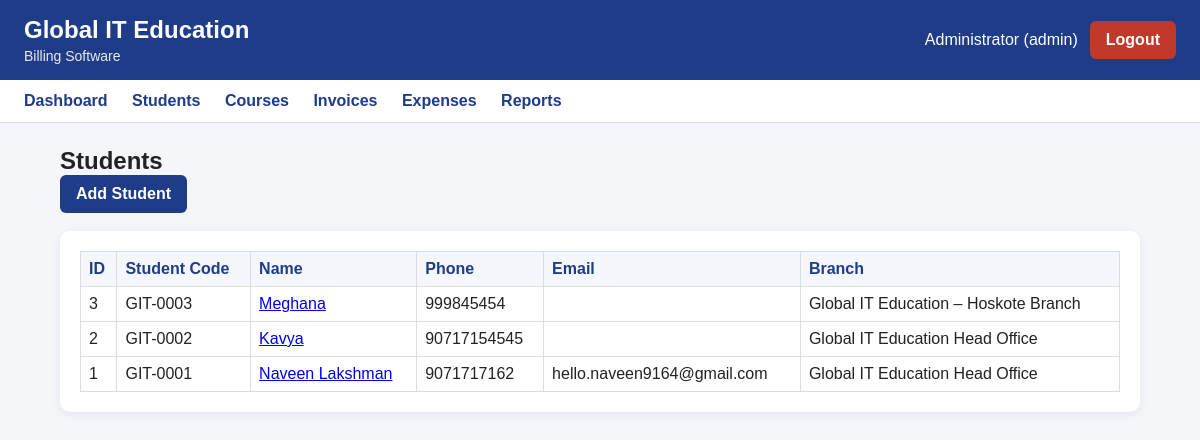
The app's page /students (signed in) with its own data.
### tables this page shows
CREATE TABLE students (
            id INTEGER PRIMARY KEY AUTOINCREMENT,
            student_code TEXT NOT NULL UNIQUE,
            full_name TEXT NOT NULL,
            phone TEXT NOT NULL,
            email TEXT,
            address TEXT,
            joined_date TEXT NOT NULL,
            status TEXT NOT NULL DEFAULT 'active'
                CHECK(status IN ('active', 'completed', 'dropped')),
            created_at TEXT NOT NULL,
            updated_at TEXT
        , branch_id INTEGER);

CREATE TABLE branches (
            id INTEGER PRIMARY KEY AUTOINCREMENT,
            branch_name TEXT NOT NULL UNIQUE,
            branch_code TEXT NOT NULL UNIQUE,
            address TEXT,
            is_active INTEGER NOT NULL DEFAULT 1,
            created_at TEXT NOT NULL
        );

### app.py (the view)
@app.route("/students")
@login_required
def students():
    conn = get_conn()
    cur = conn.cursor()
    cur.execute("""
        SELECT
            students.*,
            branches.branch_name
        FROM students
        LEFT JOIN branches
            ON students.branch_id = branches.id
        ORDER BY students.id DESC
    """)
    students = cur.fetchall()
    conn.close()
    return render_template("students.html", students=students)

### app.py (called while the page is built)
def login_required(route_function):
    from functools import wraps
    @wraps(route_function)
    def wrapper(*args, **kwargs):
        if "user_id" not in session:
            flash("Please login first.", "warning")
            return redirect(url_for("login"))
        return route_function(*args, **kwargs)
    return wrapper

### db.py (called while the page is built)
def get_conn():
    conn = sqlite3.connect(DB_PATH)
    conn.row_factory = sqlite3.Row
    conn.execute("PRAGMA foreign_keys = ON;")
    return conn

### templates/students.html
{% extends "base.html" %}
{% block content %}
<h2>Students</h2>
<a class="btn btn-primary" href="{{ url_for('student_new') }}">
  Add Student
</a>
<br><br>
<div class="card">
  <table border="1" width="100%" cellpadding="10" class="billing-table">
    <tr>
      <th>ID</th>
      <th>Student Code</th>
      <th>Name</th>
      <th>Phone</th>
      <th>Email</th>
      <th>Branch</th>
    </tr>
    {% for s in students %}
    <tr>
      <td>{{ s.id }}</td>
      <td>{{ s.student_code }}</td>
      <td>
        <a href="{{ url_for('student_profile', student_id=s.id) }}">
          {{ s.full_name }}
        </a>
      </td>
      <td>{{ s.phone }}</td>
      <td>{{ s.email }}</td>
      <td>{{ s.branch_name or "-" }}</td>
    </tr>
    {% endfor %}
  </table>
</div>
{% endblock %}

### static/style.css (style rules this page uses)
* { box-sizing: border-box; margin: 0; padding: 0; font-family: Arial, sans-serif; }
body { background: #f4f6f9; color: #222; }
.card { background: white; border-radius: 10px; padding: 20px; margin-bottom: 20px; box-shadow: 0 2px 10px rgba(0,0,0,0.08); }
.btn { display: inline-block; text-decoration: none; border: none; padding: 10px 16px; border-radius: 6px; cursor: pointer; font-weight: bold; }
.btn-primary { background: #1f3c88; color: white; }
.billing-table { width: 100%; border-collapse: collapse; }
.billing-table th, .billing-table td { border: 1px solid #ddd; padding: 8px; vertical-align: top; }
.billing-table th { background: #f4f7fb; color: #1f3c88; text-align: left; }

### records on screen
students: id "3", student_code "GIT-0003", full_name "Meghana", phone "999845454", branch_name "Global IT Education – Hoskote Branch"
students: id "2", student_code "GIT-0002", full_name "Kavya", phone "90717154545", branch_name "Global IT Education Head Office"
students: id "1", student_code "GIT-0001", full_name "Naveen Lakshman", phone "9071717162", email "hello.naveen9164@gmail.com", branch_name "Global IT Education Head Office"

### other values on screen
{{ session.get("full_name") }} "Administrator"
{{ session.get("role") }} "admin"
